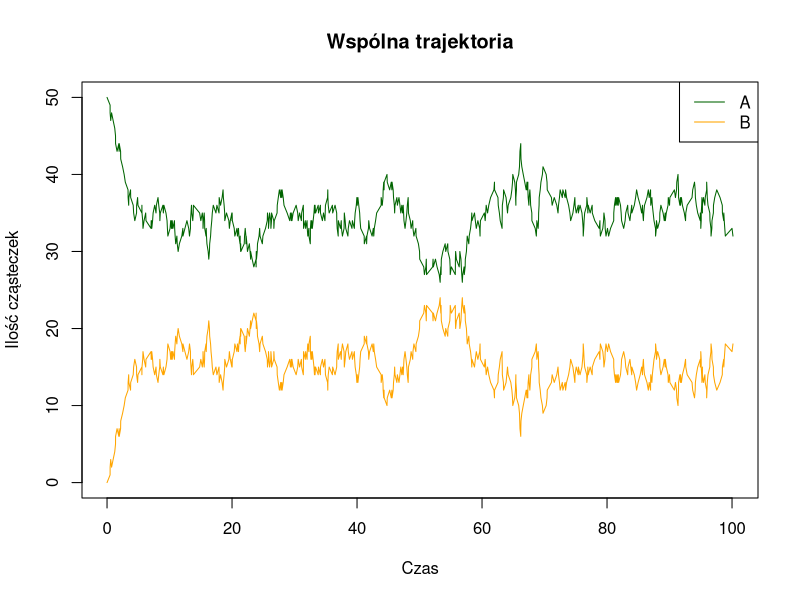
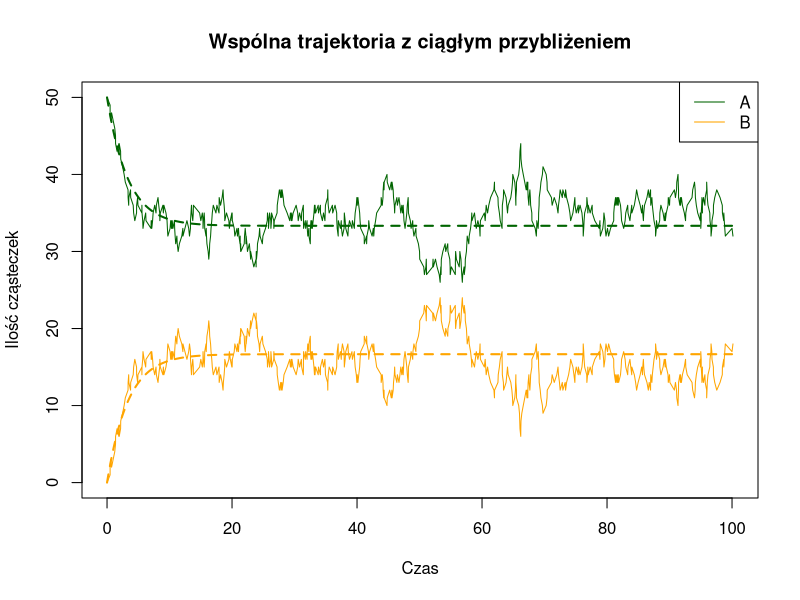
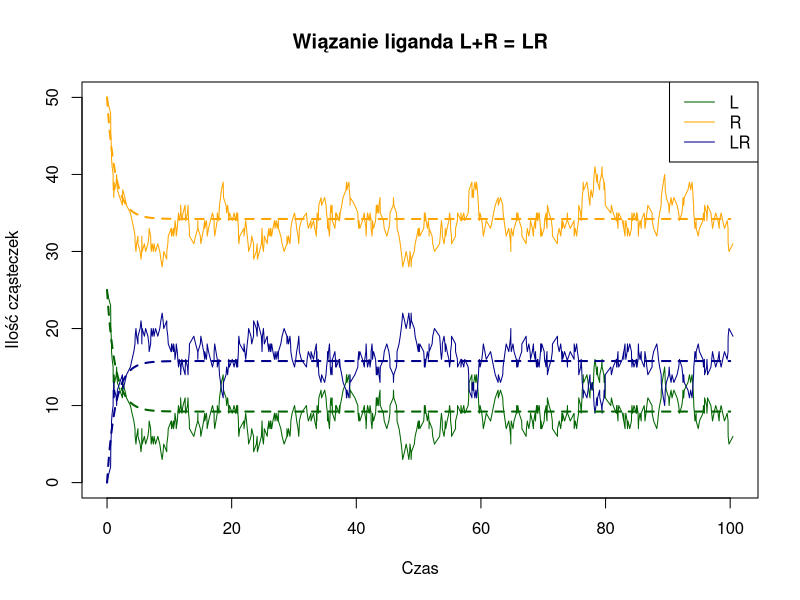
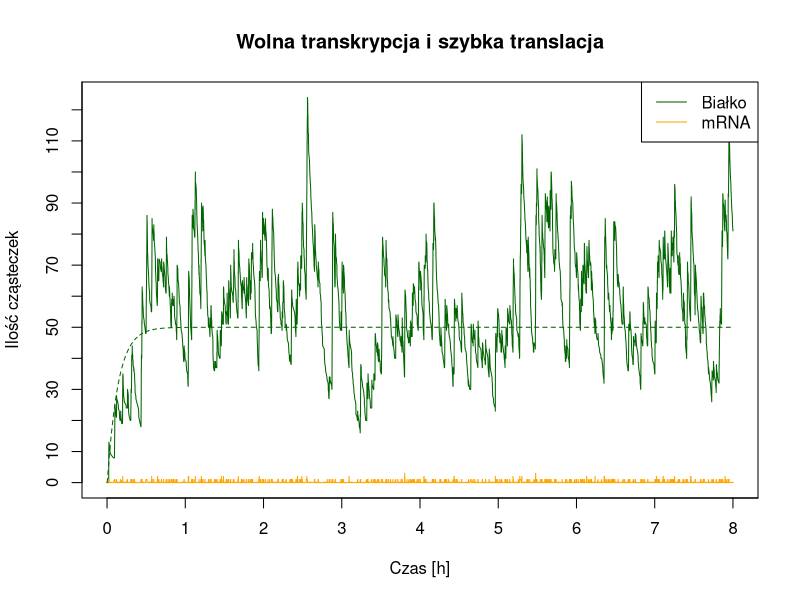
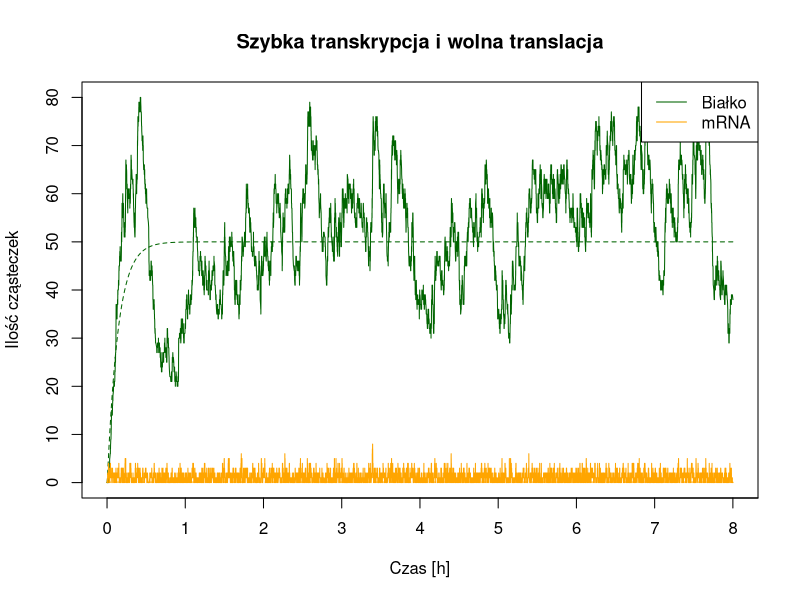
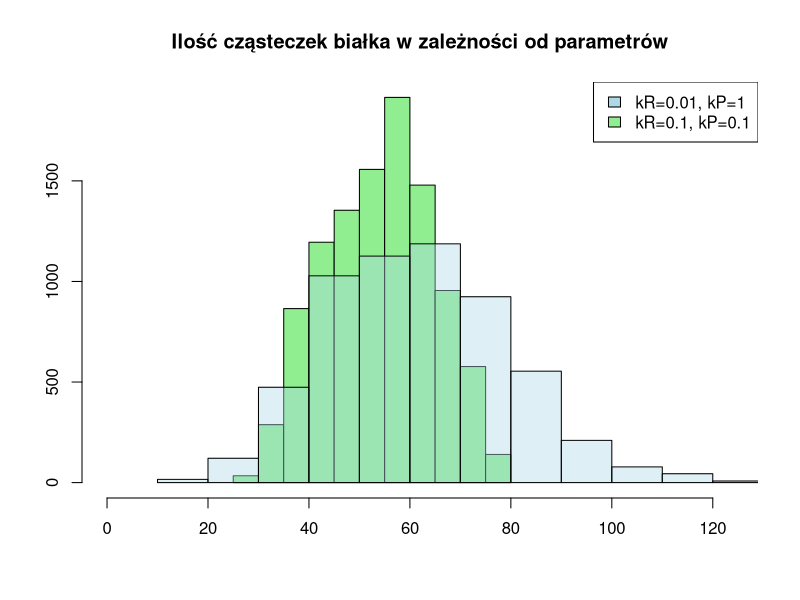

Generate these figures, in order, with R:
## ---- chunk 1
library(deSolve)
## ---- chunk 2
###########################################################################
#1. Ustalamy warunki początkowe, końcowe i parametry
###########################################################################
k_ab <- 0.1
k_ba <- 0.2
A_0  <- 50
B_0  <- 0
A  <- c(A_0)
B  <- c(B_0)
###########################################################################
#2. czas: t=0
###########################################################################
times <- c(0)
t_max  <- 100
#aktualny czas, żeby sprawdzić, czy już należy kończyć symulację
t_now  <- 0
#counter posłuży jako licznik kroków reakcji; ponieważ zaczynamy z wartościami 
#początkowymi, następna reakcja będzie miała numer 2,kolejna 3 itd.
counter <- 2
###########################################################################
#3. - 10. w pętli
###########################################################################
while(t_now<=t_max){
###########################################################################
#3. liczymy skłonności
###########################################################################
#Synteza
prop1 <- k_ab*A[counter-1]
#Analiza
prop2 <- k_ba*B[counter-1]
#liczymy sumę skłonności
h <- prop1 + prop2
###########################################################################
#4.losujemy r1,r2
###########################################################################
r1 <- runif(1)
r2 <- runif(1)

###########################################################################
#5. Określamy KIEDY zajdzie następna reakcja
###########################################################################
tau <- -log(r1)/h

###########################################################################
#6-7.Określamy KTÓRA zajdzie reakcja i od razu
#9. AKTUALIZUJEMY stężenia, czyli określamy EFEKT reakcji
###########################################################################
#określamy, która zajdzie reakcja i jej konsekwencje
#Synteza
if(0<= r2 && r2 < prop1/h) {
  A[counter] <- A[counter-1] - 1
  B[counter] <- B[counter-1] + 1
  #zabezpieczamy się na wypadek "ujemnych" stężeń
  if(A[counter]<0) A[counter] <- 0
}
#Analiza
if(prop1/h <= r2 && r2 <= 1) {
  A[counter] <- A[counter-1] + 1
  B[counter] <- B[counter-1] - 1
  #zabezpieczamy się na wypadek "ujemnych" stężeń
  if(B[counter]<0) B[counter] <- 0
}  

###########################################################################
#9. Aktualizujemy czasy - wektor i czas aktualny - oraz licznik reakcji
###########################################################################

times[counter] <- times[counter-1] + tau
t_now  <- t_now + tau
counter <- counter + 1
}
## ---- chunk 3
plot(times,A,t="l",col="darkgreen", ylim=c(0, max(A,B)),
     xlab="Czas", ylab="Ilość cząsteczek")
lines(times,B,t="l",col="orange")
legend("topright", c("A","B"), col=c("darkgreen", "orange"), lty=c(1,1))
title("Wspólna trajektoria")
## ---- chunk 4
# Ciągła i deterministyczna funkcja opisująca naszą dynamikę
cont_approx <- function(t, y, parameters) {
  
  kAB <- parameters[1]
  kBA <- parameters[2]
  
  A     <- y[1]
  B     <- y[2]
  
  dy    <- c(-kAB*A + kBA*B, kAB*A - kBA*B)
  list(dy)
}

times_c <- seq(0,100,0.1)
inits <- c(A=50,B=0)
params <- c(kAB=0.1, kBA=0.2)

out <- as.data.frame(lsoda(inits, times_c, cont_approx, params))

plot(times,A,t="l",col="darkgreen", ylim=c(0, max(A,B)),
     xlab="Czas", ylab="Ilość cząsteczek")
lines(times,B,t="l",col="orange")
lines(out$time, out$A, col="darkgreen",  lty=2, lw=2)
lines(out$time, out$B, col="orange",  lty=2, lw=2)
legend("topright", c("A","B"), col=c("darkgreen", "orange"), lty=c(1,1))
title("Wspólna trajektoria z ciągłym przybliżeniem")
## ---- chunk 5
k1 <- 0.01
k2 <- 0.2
L0  <- 25
R0  <- 50
LR0 <- 0

L  <- c(L0)
R  <- c(R0)
LR <- c(LR0)

times <- c(0)
t_max  <- 100

t_now  <- 0
counter <- 2

while(t_now<=t_max){
  
  prop1 <- k1*L[counter-1]*R[counter-1]
  prop2 <- k2*LR[counter-1]
  h <- prop1 + prop2
  
  r1 <- runif(1)
  r2 <- runif(1)
  
  tau <- -log(r1)/h
  
  # wiemy, że r1 i r2 są w zakresie [0,1] z rozkładu powyżej
  # else, ponieważ mamy dwie reakcje, zawsze jedna ma miejsce

    if(r2 < prop1/h) {
    L[counter] <- L[counter-1] - 1
    R[counter] <- R[counter-1] - 1
    LR[counter] <- LR[counter-1] + 1
  } else {
    L[counter] <- L[counter-1] + 1
    R[counter] <- R[counter-1] + 1
    LR[counter] <- LR[counter-1] - 1
  }  
  

  times[counter] <- times[counter-1] + tau
  t_now  <- t_now + tau
  counter <- counter + 1
}

cont_approx_LR <- function(t, y, parameters) {
  
  k1 <- parameters[1]
  k2 <- parameters[2]
  
  L     <- y[1]
  R     <- y[2]
  LR     <- y[3]
  
  dy    <- c(-k1*L*R + k2*LR,
             -k1*L*R + k2*LR,
             k1*L*R - k2*LR)
  list(dy)
}

times_c <- seq(0,100,0.1)
inits <- c(L=L0, R=R0, LR=LR0)
params <- c(k1=k1, k2=k2)

out <- as.data.frame(lsoda(inits, times_c, cont_approx_LR, params))

plot(times,L,t="l",col="darkgreen", ylim=c(0, max(L,R,LR)),
     xlab="Czas", ylab="Ilość cząsteczek")
lines(times,R,t="l",col="orange")
lines(times,LR,t="l",col="darkblue")
lines(out$time,out$L,col="darkgreen", lty=2, lw=2)
lines(out$time,out$R,col="orange", lty=2, lw=2)
lines(out$time,out$LR,col="darkblue", lty=2, lw=2)

legend("topright", c("L","R","LR"), col=c("darkgreen", "orange", "darkblue"), lty=c(1,1,1))
title("Wiązanie liganda L+R = LR")
## ---- chunk 6
expression_model <- function(kR, kP, gammaR, gammaP, p0, m0) {

  p  <- c(p0)
  m  <- c(m0)
  
  times <- c(0)
  t_max  <- 8*60*60
  
  t_now  <- 0
  counter <- 2

    while(t_now<=t_max){
    
    prop1 <- kR
    prop2 <- gammaR*m[counter-1]
    prop3 <- kP*m[counter-1]
    prop4 <- gammaP*p[counter-1]
    h <- prop1 + prop2 + prop3 + prop4
    
    r1 <- runif(1)
    r2 <- runif(1)

    tau <- -log(r1)/h
    

    # wiemy, że r1 i r2 są w zakresie [0,1] z rozkładu powyżej
  
    if(r2 <= prop1/h) {
      m[counter] <- m[counter-1] + 1
      p[counter] <- p[counter-1]
    } else if (r2 <= (prop1+prop2)/h) {
      m[counter] <- m[counter-1] - 1
      p[counter] <- p[counter-1]
    } else if (r2 <= (prop1+prop2+prop3)/h) {
      m[counter] <- m[counter-1]
      p[counter] <- p[counter-1] + 1
    } else {
      m[counter] <- m[counter-1]
      p[counter] <- p[counter-1] - 1
    } 
    
  
    times[counter] <- times[counter-1] + tau
    t_now  <- t_now + tau
    counter <- counter + 1
    }
  
  return(data.frame(times,p,m))
}


expression_model_cont <- function(t, y, parameters) {
  
  kR <- parameters[1]
  kP <- parameters[2]
  gammaR <- parameters[3]
  gammaP <- parameters[4]
  
  p     <- y[1]
  m     <- y[2]
  
 dy <- c(kP*m - gammaP*p,  kR - gammaR*m) 
  list(dy)
}

times_c <- seq(0,8*60*60,0.1)

inits <- c(p=0, m=0)
params <- c(kR=0.01, kP=1, gammaR=0.1, gammaP=0.002)
out <- as.data.frame(lsoda(inits, times_c, expression_model_cont, params))

out_d_slow <- expression_model(kR=0.01, kP=1, gammaR=0.1, gammaP=0.002, p0=0, m0=0)
# zmieniamy czas z sekund na godziny
plot(out_d_slow$times/(60*60),out_d_slow$p,t="l",col="darkgreen",
     ylim=c(0, max(out_d_slow$p,out_d_slow$m)),
     xlab="Czas [h]", ylab="Ilość cząsteczek",
     xaxt = "n", yaxt = "n")
axis(1, at = pretty(out_d_slow$times/(60*60), n = 10))
axis(2, at = pretty(out_d_slow$p, n = 9))
lines(out_d_slow$times/(60*60),out_d_slow$m,t="l",col="orange")
lines(out$time/(60*60),out$m,lty=2,col="orange")
lines(out$time/(60*60),out$p,lty=2,col="darkgreen")
legend("topright", c("Białko","mRNA"), col=c("darkgreen", "orange"), lty=c(1,1))
title("Wolna transkrypcja i szybka translacja")

params <- c(kR=0.01, kP=1, gammaR=0.1, gammaP=0.002, p0=0, m0=0)
out <- as.data.frame(lsoda(inits, times_c, expression_model_cont, params))

out_d_fast <- expression_model(kR=0.1, kP=0.1, gammaR=0.1, 
                               gammaP=0.002, p0=0, m0=0)
# zmieniamy czas z sekund na godziny
plot(out_d_fast$times/(60*60),out_d_fast$p,t="l",col="darkgreen", 
     ylim=c(0, max(out_d_fast$p,out_d_fast$m)),
     xaxt = "n", yaxt = "n",
     xlab="Czas [h]", ylab="Ilość cząsteczek")
axis(1, at = pretty(out_d_fast$times/(60*60), n = 10))
axis(2, at = pretty(out_d_fast$p, n = 9))
lines(out$time/(60*60),out$m,lty=2,col="orange")
lines(out$time/(60*60),out$p,lty=2,col="darkgreen")
lines(out_d_fast$times/(60*60),out_d_fast$m,t="l",col="orange")
legend("topright", c("Białko","mRNA"), col=c("darkgreen", "orange"), lty=c(1,1))
title("Szybka transkrypcja i wolna translacja")

# wartości do histogramu bierzemy z symulacji dopiero po 1h,
# uznajemy to za stan ustalony, unikamy w ten sposób nierealistycznie
# gruby ogon z lewej strony

hist(out_d_fast$p[out_d_fast$times > 60*60], main="Ilość cząsteczek białka w zależności od parametrów", xlab="", 
     ylab="", col=rgb(144, 238, 144, maxColorValue = 255, alpha = 1*255), xlim = c(0, max(out_d_slow$p, out_d_fast$p)))
hist(out_d_slow$p[out_d_fast$times > 60*60], xlab="", 
     ylab="", col=rgb(173, 216, 230, maxColorValue = 255, alpha = 0.4*255), add=TRUE)
legend("topright", legend=c("kR=0.01, kP=1", "kR=0.1, kP=0.1"), fill=c("lightblue", "lightgreen"))
